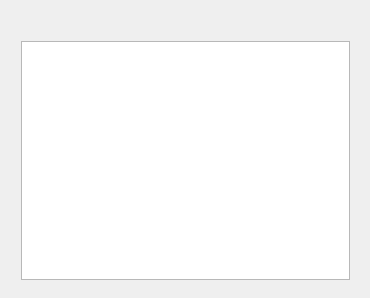
<?xml version="1.0" encoding="UTF-8"?>
<ui version="4.0">
 <class>ServerClass</class>
 <widget class="QMainWindow" name="ServerClass">
  <property name="geometry">
   <rect>
    <x>0</x>
    <y>0</y>
    <width>370</width>
    <height>298</height>
   </rect>
  </property>
  <property name="windowTitle">
   <string>Server</string>
  </property>
  <widget class="QWidget" name="centralWidget">
   <widget class="QWidget" name="">
    <property name="geometry">
     <rect>
      <x>10</x>
      <y>10</y>
      <width>351</width>
      <height>281</height>
     </rect>
    </property>
    <layout class="QVBoxLayout" name="verticalLayout">
     <item>
      <widget class="QLabel" name="statusText">
       <property name="text">
        <string>&lt;Status&gt;</string>
       </property>
      </widget>
     </item>
     <item>
      <widget class="QListWidget" name="statusList"/>
     </item>
    </layout>
   </widget>
  </widget>
 </widget>
 <layoutdefault spacing="6" margin="11"/>
 <resources>
  <include location="server.qrc"/>
 </resources>
 <connections/>
</ui>
